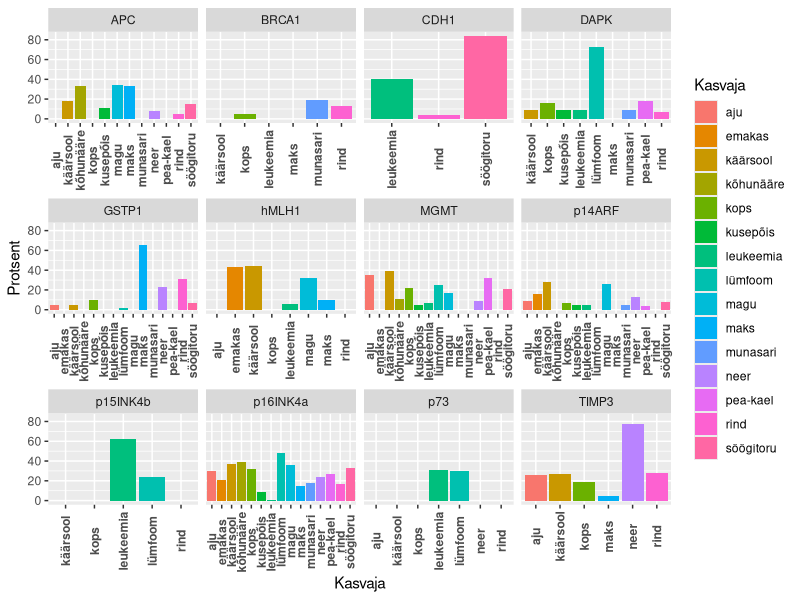

Recreate this plot in R.
## ---- chunk 1
geen<-c("p16INK4a","p14ARF","p15INK4b","MGMT","hMLH1","BRCA1","GSTP1","DAPK","CDH1",
        "TIMP3","p73","APC")
kude<-c("käärsool","rind","munasari","emakas","kops","pea-kael","leukeemia","lümfoom",
        "aju","neer","kusepõis","söögitoru","magu","kõhunääre","maks")
met<-c(41,110,11,66,4,22,6,29,28,89,26,95,1,150,12,25,3,10,6,25,1,11,5,15,8,22,7,18,3,20,37,132,0,20,1,20,4,25,4,62,1,25,1,20,0,22,2,22,5,38,1,20,3,37,31,118,0,20,0,20,0,19,0,16,NA,NA,NA,NA,0,21,NA,NA,93,150,6,25,NA,NA,NA,NA,NA,NA,NA,NA,NA,NA,NA,NA,NA,NA,127,323,0,36,0,23,0,17,18,83,37,116,2,31,15,61,74,213,1,12,2,44,3,14,10,60,2,18,0,59,15,34,0,10,NA,NA,24,56,0,20,NA,NA,3,51,NA,NA,0,15,NA,NA,NA,NA,NA,NA,21,65,NA,NA,2,20,0,18,11,84,11,58,NA,NA,1,22,NA,NA,0,19,NA,NA,NA,NA,NA,NA,NA,NA,NA,NA,NA,NA,NA,NA,0,18,1,23,24,77,0,10,0,20,2,21,0,106,0,10,1,47,1,20,8,35,0,24,1,14,0,22,0,18,13,20,2,23,1,15,2,23,NA,NA,10,64,17,92,8,86,21,29,NA,NA,NA,NA,1,11,NA,NA,NA,NA,NA,NA,0,20,NA,NA,3,88,NA,NA,NA,NA,NA,NA,NA,NA,30,75,NA,NA,NA,NA,NA,NA,NA,NA,26,31,NA,NA,NA,NA,NA,NA,6,22,8,29,NA,NA,NA,NA,4,21,NA,NA,NA,NA,NA,NA,20,77,28,36,NA,NA,NA,NA,NA,NA,NA,NA,1,20,0,10,0,15,NA,NA,NA,NA,0,22,NA,NA,11,35,3,10,0,22,0,10,NA,NA,NA,NA,NA,NA,NA,NA,NA,NA,20,108,1,19,0,20,NA,NA,0,17,0,10,NA,NA,NA,NA,0,10,1,12,2,19,4,27,13,38,6,18,6,18)
hm <- data.frame(Geen=rep(geen, each=15), 
                 Kasvaja=rep(kude, 12),
                 Met=met[seq(1,length(met), by=2)],
                 Proove=met[seq(2,length(met), by=2)])
library(plyr)
library(magrittr)
library(ggplot2)
hm <- mutate(hm, Protsent=(Met/Proove)*100)
hm %>% na.omit %>% ggplot(., aes(x=Kasvaja, y=Protsent, fill=Kasvaja))+
  geom_bar(stat="identity")+
  facet_wrap(~Geen,scale="free_x")+
  theme(axis.text.x = element_text(angle=90, vjust=0.5, face="bold"))
## ---- chunk 2
library(broom)
hm %>% na.omit %>% lm(Protsent~Geen+Kasvaja, data=.) %>% anova %>% tidy
